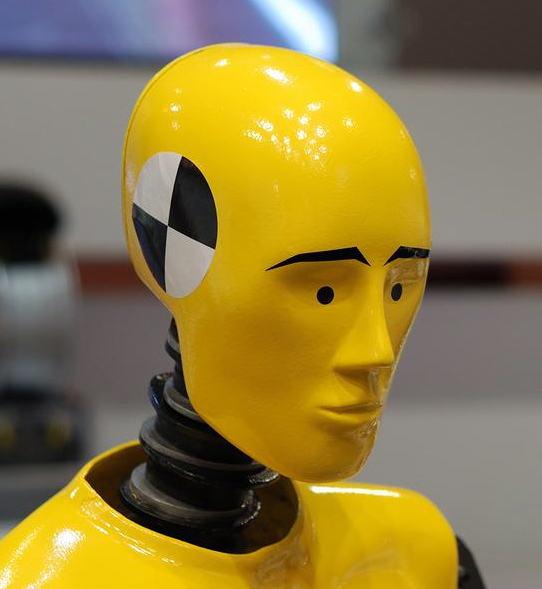
#> input picture Groep2/opencv_test/1.jpg, 542 x 589 px
$ python runCSS.py ../../../Groep2/opencv_test/1.jpg   (Python 2 division)
#> lines starting #> are read from the running program, lines starting #| are printed output that depends on the picture; after the words box and inside, x2 and y2 are one past the last pixel; in counts of white or black regions, pixels touching at a corner belong together
#> in run, img is the input picture: shape (589, 542, 3); mean R, G, B 141.7, 123.5, 65.9
### toolbox/feature detection/scale_space/contourpreprocess.py
import numpy as np
import matplotlib.pyplot as plt
import math

from skimage import measure
from skimage import io
from skimage.color import rgb2gray
from scipy import interpolate

from skimage.morphology import erosion, dilation, opening, closing, white_tophat
from skimage.morphology import black_tophat, skeletonize, convex_hull_image
from skimage.util import pad

class findContour(object):
	def __init__(self, img_file):
		self.imgGray = rgb2gray(img_file)
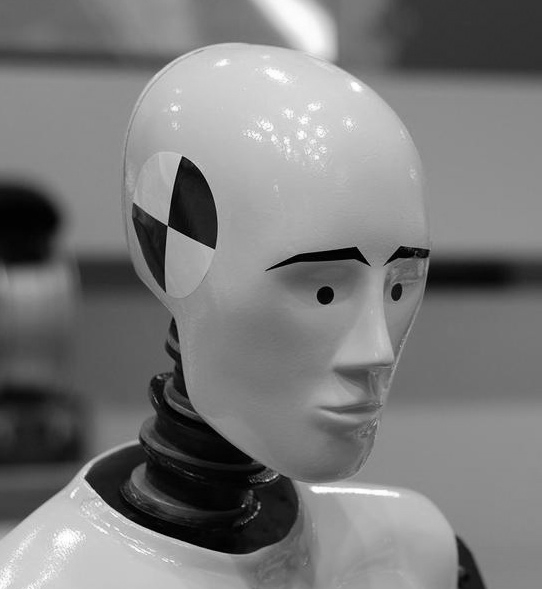
#> self.imgGray: shape (589, 542) float64; min 0, max 1, mean 0.483
		self.imgBW = np.where(self.imgGray > np.mean(self.imgGray),1.0,0.0)
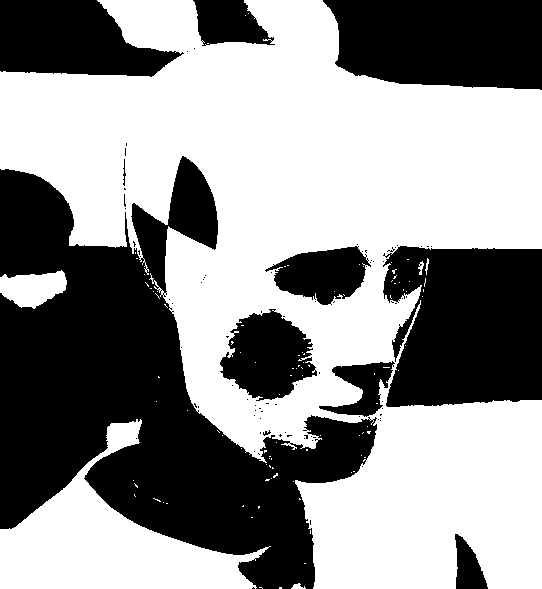
#> self.imgBW: shape (589, 542) float64; values 0 (black) and 1 (white), 56.6% white; 88 black regions (77 under 20 px), largest, box (x1, y1, x2, y2) and area: (0, 156, 377, 589) 73341, (383, 246, 542, 407) 22468, (323, 0, 542, 90) 17194
		self.imgBW = pad(self.imgBW,1, mode='constant', constant_values=1)
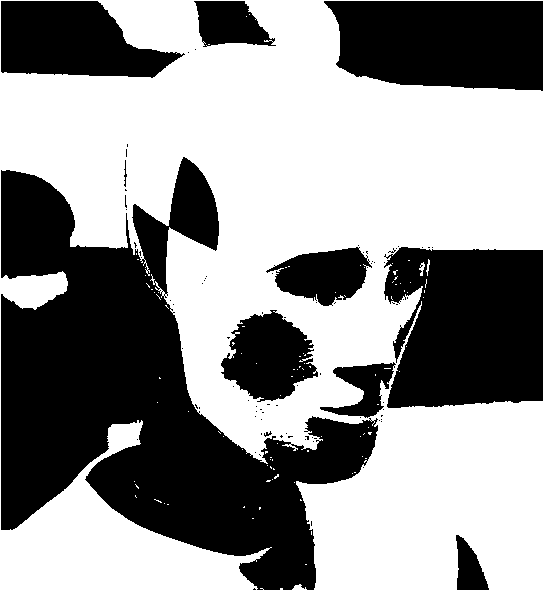
#> self.imgBW: shape (591, 544) float64; values 0 (black) and 1 (white), 56.9% white; 88 black regions (77 under 20 px), largest, box (x1, y1, x2, y2) and area: (1, 157, 378, 590) 73341, (384, 247, 543, 408) 22468, (324, 1, 543, 91) 17194


	def contour(self, inImage):
		# Find contours at a constant value of 0.8
		self.contours = measure.find_contours(inImage, 0)
#> self.contours = 303 point arrays, longest 2506 points

		# Connect contours (not needed since we padd the image)
		if self.contours[0][0][0] != self.contours[0][-1][0] or self.contours[0][0][1] != self.contours[0][-1][1]:
			print "WARNING: Contour is not connected!"
			self.contours[0] = np.vstack([self.contours[0], self.contours[0][0]])

	# [15 lines left out: function interpolateContour, not called in this run]
		#return np.dstack((x1,y1))[0]


	def normalizeContour(self, alpha=200):

		#Calculate how many points the contours has
#> called with alpha = 30
		contSize = self.contours[0].shape[0] - 1
#> contSize = 457

		#Calculate arc lenght between every point.
		Lk = np.zeros([contSize+2])
#> Lk = 459 values from 0 to 0

		Lk[0] = 0
		L = 0.0
		for n, contour in enumerate(self.contours[0]):
			if n != contSize:
				dist = np.linalg.norm(contour-self.contours[0][n+1])
				Lk[n+1] = Lk[n] + dist
				L += dist
			else:
				dist = np.linalg.norm(contour-self.contours[0][0])
				Lk[n+1] = Lk[n] + dist
				L += dist
#> this loop made 458 passes
#> (contour, dist, L) on passes 1 to 12: ([77, 152], 1.41, 1.41), ([76, 153], 1, 2.41), ([76, 154], 1.41, 3.83), ([75, 155], 1.41, 5.24), ([74, 156], 1.41, 6.66), ([73, 157], 1.41, 8.07), ([72, 158], 1.41, 9.49), ([71, 159], 1, 10.49), ([71, 160], 1.41, 11.9), ([70, 161], 1.41, 13.31), ([69, 162], 1.41, 14.73), ([68, 163], 1.41, 16.14)
#> (dist, L) on passes 61 to 66: (1, 76.33), (1, 77.33), (1.41, 78.74), (1, 79.74), (1, 80.74), (1, 81.74)
#> after the loop, L = 492.2; Lk = 459 values from 0 to 492.2

		# Time array
		T = Lk / L
#> T = 459 values from 0 to 1

		self.contoursNormalized = np.zeros([alpha+1,2])

		j = 0.0
		for n, t in enumerate(T):
			if (j / alpha) < t:
				self.contoursNormalized[j] = self.contours[0][n-1]
				j += 1

			if (j / alpha) == 1:
				self.contoursNormalized[alpha] = self.contoursNormalized[0]
				break
#> this loop made 2 passes
#> t on passes 1 to 2: 0, 0.00287
#> after the loop, j = 0; self.contoursNormalized = 31 pairs, first value 0 to 0, second value 0 to 0

	# [26 lines left out: functions printImage, run_alt, not called in this run]

	def run(self, nAlpha =200, iAlpha=1000):

		# Find contour
		self.contour(self.imgBW)

		#Normalize
		self.normalizeContour(alpha=30)
		self.contours[0] = self.contoursNormalized

		# Interpolate
		if self.contours[0].shape[0] < (nAlpha + 100):
			print "Interpolation needed"
			self.interpolateContour(iAlpha)

		#Normalize
		self.normalizeContour(nAlpha)

		"""
		#Calculate how many points the contours has
		contSize = self.contoursNormalized.shape[0] - 1

		for n, contour in enumerate(self.contoursNormalized):
			if n != contSize:
				print np.linalg.norm(contour-self.contoursNormalized[n+1])
			else:
				print np.linalg.norm(contour-self.contoursNormalized[0])
		"""


### toolbox/feature detection/scale_space/runCSS.py
from css import CurvatureScaleSpace, SlicedCurvatureScaleSpace
from contourpreprocess import findContour
import numpy as np
from skimage import io
import matplotlib.pyplot as plt

def run():

	import sys

	if len(sys.argv) != 2:
		print "Usage: %s <image>" % sys.argv[0]
		sys.exit(1)

	# Read image
	img = io.imread(sys.argv[1])

	# Find contour
	fc = findContour(img)
	fc.run(iAlpha=500)

	#Rebuild contour array
	curve = np.array([fc.contoursNormalized[:,1], fc.contoursNormalized[:,0]])

	#Run css
	c = CurvatureScaleSpace()
	cs = c.generate_css(curve, curve.shape[1], 0.01)
	vcs = c.generate_visual_css(cs, 9)

	plt.figure('Sample Curve')
	plt.plot(curve[0,:], curve[1,:],color='r')

	plt.figure('CSS')
	plt.plot(vcs)

	plt.show()

if __name__ == '__main__':
#> (the run stopped early here; a loop or call above may not have finished)

$ run again, on Groep2/opencv_test/cenfura.jpg
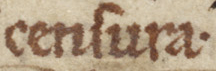
#> input picture Groep2/opencv_test/cenfura.jpg, 216 x 71 px
#> in run, img is the input picture: shape (71, 216, 3); mean R, G, B 177.3, 156.3, 131.1
#> in __init__, `self.imgGray = rgb2gray(img_file)`:
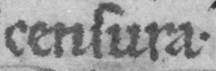
#> self.imgGray: shape (71, 216) float64; min 0.168, max 0.871, mean 0.623
#> in __init__, `self.imgBW = pad(self.imgBW,1, mode='constant', constant_values=1)`:
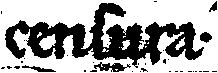
#> self.imgBW: shape (73, 218) float64; values 0 (black) and 1 (white), 65.1% white; 35 black regions (30 under 20 px), largest, box (x1, y1, x2, y2) and area: (5, 3, 204, 68) 5008, (94, 62, 131, 72) 187, (22, 65, 56, 72) 93, (200, 32, 212, 43) 91, (209, 1, 217, 12) 46
#> self.contours = 44 point arrays, longest 959 points
#> the loop in normalizeContour, `for n, contour in enumerate(self.contours[0]):` made 5 passes
#> (contour, dist, L) on passes 1 to 5: ([1, 156], 1, 1), ([1, 155], 1, 2), ([1, 154], 1, 3), ([1, 155], 1, 4), ([1, 156], 0, 4)
#> after the loop in normalizeContour, `for n, contour in enumerate(self.contours[0]):`: L = 4; Lk = [0, 1, 2, 3, 4, 4]
#> T = [0, 0.25, 0.5, 0.75, 1, 1]
#> the loop in normalizeContour, `for n, t in enumerate(T):` made 2 passes
#> t on passes 1 to 2: 0, 0.25
#> after the loop in normalizeContour, `for n, t in enumerate(T):`: j = 0; self.contoursNormalized = 31 pairs, first value 0 to 0, second value 0 to 0
